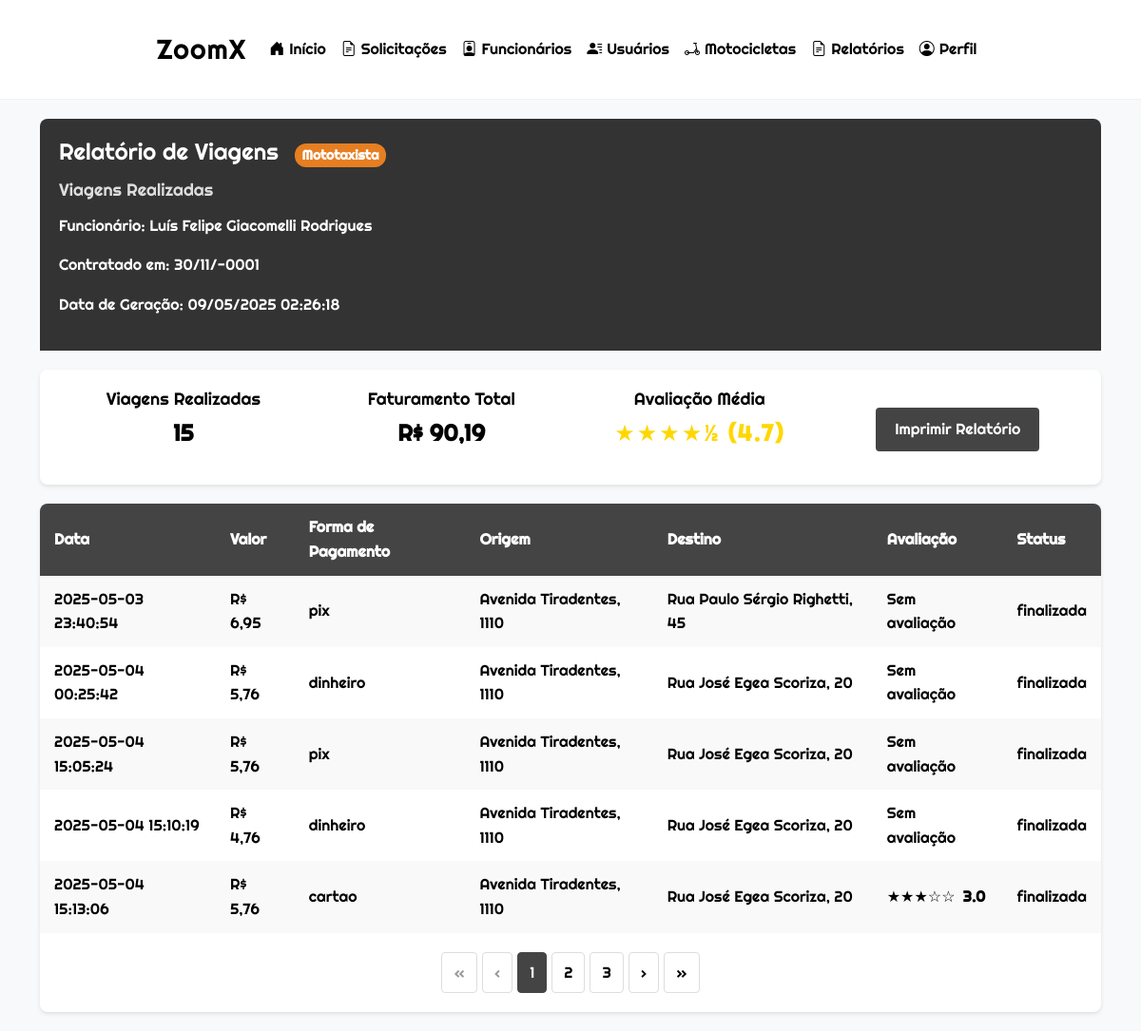
The app's page /admin/funcionarios/quantidade_viagens.php?id=2 with its own data.
### tables this page shows
CREATE TABLE `funcionarios` (
  `fun_codigo` int(11) NOT NULL,
  `fun_nome` varchar(255) NOT NULL,
  `fun_email` varchar(255) NOT NULL,
  `fun_telefone` varchar(15) NOT NULL,
  `fun_data_contratacao` date NOT NULL,
  `fun_cnh` varchar(20) DEFAULT NULL,
  `fun_ativo` tinyint(1) NOT NULL DEFAULT 1,
  `fun_senha` varchar(255) NOT NULL,
  `fun_cargo` varchar(100) NOT NULL
);

CREATE TABLE `viagens` (
  `via_codigo` int(11) NOT NULL,
  `fun_codigo` int(11) NOT NULL,
  `sol_codigo` int(11) NOT NULL,
  `usu_codigo` int(11) NOT NULL,
  `via_origem` varchar(255) NOT NULL,
  `via_destino` varchar(255) NOT NULL,
  `via_valor` decimal(10,2) NOT NULL,
  `via_formapagamento` varchar(50) NOT NULL,
  `via_data` datetime NOT NULL,
  `via_servico` varchar(50) NOT NULL,
  `via_status` varchar(50) NOT NULL,
  `via_observacoes` varchar(1000) DEFAULT NULL
);

CREATE TABLE `avaliacoes` (
  `ava_codigo` int(11) NOT NULL,
  `usu_codigo` int(11) NOT NULL,
  `via_codigo` int(11) NOT NULL,
  `ava_nota` tinyint(4) NOT NULL CHECK (`ava_nota` between 1 and 5),
  `ava_comentario` text DEFAULT NULL,
  `ava_data_avaliacao` datetime DEFAULT current_timestamp()
);

### admin/funcionarios/quantidade_viagens.php (the view, shortened to what this page needs)
<?php
$conexao = conexao::getInstance();
$id = isset($_GET['id']) ? (int) $_GET['id'] : null;
$sqlFuncionario = "SELECT fun_nome, fun_cargo FROM funcionarios WHERE fun_codigo = :id";
$stmt = $conexao->prepare($sqlFuncionario);
$stmt->bindParam(':id', $id, PDO::PARAM_INT);
$stmt->execute();
$funcionario = $stmt->fetch(PDO::FETCH_ASSOC);
if ($funcionario['fun_cargo'] == 'Atendente') {
    $sqlQuantidade = "SELECT COUNT(*) as quantidade FROM viagens WHERE ate_codigo = :id AND via_status = 'finalizada'";
    $sqlInformacoes = "
        SELECT v.*, a.ava_nota, a.ava_comentario
        FROM viagens v
        LEFT JOIN avaliacoes a ON v.via_codigo = a.via_codigo
        WHERE v.ate_codigo = :id AND v.via_status = 'finalizada'
    ";
    $sqlMedia = "SELECT AVG(ava_nota) as media FROM avaliacoes a
                 JOIN viagens v ON a.via_codigo = v.via_codigo
                 WHERE v.ate_codigo = :id";
    $tipoRelatorio = "Viagens Gerenciadas";
} else {
    $sqlQuantidade = "SELECT COUNT(*) as quantidade FROM viagens WHERE fun_codigo = :id AND via_status = 'finalizada'";
    $sqlInformacoes = "
        SELECT v.*, a.ava_nota, a.ava_comentario
        FROM viagens v
        LEFT JOIN avaliacoes a ON v.via_codigo = a.via_codigo
        WHERE v.fun_codigo = :id AND v.via_status = 'finalizada'
    ";
    $sqlMedia = "SELECT AVG(ava_nota) as media FROM avaliacoes a
                 JOIN viagens v ON a.via_codigo = v.via_codigo
                 WHERE v.fun_codigo = :id";
    $tipoRelatorio = "Viagens Realizadas";
}
$stmt = $conexao->prepare($sqlQuantidade);
$stmt->bindParam(':id', $id, PDO::PARAM_INT);
$stmt->execute();
$resultado = $stmt->fetch(PDO::FETCH_ASSOC);
$stmt = $conexao->prepare($sqlInformacoes);
$stmt->bindParam(':id', $id, PDO::PARAM_INT);
$stmt->execute();
$viagens = $stmt->fetchAll(PDO::FETCH_ASSOC);
$stmt = $conexao->prepare($sqlMedia);
$stmt->bindParam(':id', $id, PDO::PARAM_INT);
$stmt->execute();
$media = $stmt->fetch(PDO::FETCH_ASSOC);
$pagina = isset($_GET['page']) ? (int)$_GET['page'] : 1;
$porPagina = 5;
$offset = ($pagina - 1) * $porPagina;
$sqlInformacoes .= " LIMIT :limit OFFSET :offset";
$sqlTotal = ($funcionario['fun_cargo'] == 'Atendente')
    ? "SELECT COUNT(*) as total FROM viagens WHERE ate_codigo = :id AND via_status = 'finalizada'"
    : "SELECT COUNT(*) as total FROM viagens WHERE fun_codigo = :id AND via_status = 'finalizada'";
$stmt = $conexao->prepare($sqlTotal);
$stmt->bindParam(':id', $id, PDO::PARAM_INT);
$stmt->execute();
$totalViagens = $stmt->fetch(PDO::FETCH_ASSOC)['total'];
$totalPaginas = ceil($totalViagens / $porPagina);
$stmt = $conexao->prepare($sqlInformacoes);
$stmt->bindParam(':id', $id, PDO::PARAM_INT);
$stmt->bindValue(':limit', $porPagina, PDO::PARAM_INT);
$stmt->bindValue(':offset', $offset, PDO::PARAM_INT);
$stmt->execute();
$viagens = $stmt->fetchAll(PDO::FETCH_ASSOC);
?>
<!DOCTYPE html>
<html lang="pt-BR">
<head>
</head>
<body>
    <?php include '../../components/header_admin.php'; ?>
    <div class="container">
        <div class="report-header">
            <h1 class="report-title">Relatório de Viagens
                <span class="role-badge <?= ($funcionario['fun_cargo'] == 'Atendente') ? 'atendente-badge' : 'mototaxista-badge' ?>">
                    <?= ucfirst($funcionario['fun_cargo']) ?>
                </span>
            </h1>
            <p class="report-subtitle"><?= $tipoRelatorio ?></p>
            <p>Funcionário: <?php echo htmlspecialchars($funcionario['fun_nome']); ?></p>
            <p>Contratado em:
                <?php
                $sqlContratado = "SELECT fun_data_contratacao FROM funcionarios WHERE fun_codigo = :id";
                $stmt = $conexao->prepare($sqlContratado);
                $stmt->bindParam(':id', $id, PDO::PARAM_INT);
                $stmt->execute();
                $contratado = $stmt->fetch(PDO::FETCH_ASSOC);
                echo date('d/m/Y', strtotime($contratado['fun_data_contratacao']));
                ?>
            </p>
            <p>Data de Geração: <?php echo date('d/m/Y H:i:s'); ?></p>
        </div>
        <div class="report-summary">
            <div class="summary-item">
                <h3><?= ($funcionario['fun_cargo'] == 'Atendente') ? 'Viagens Gerenciadas' : 'Viagens Realizadas' ?></h3>
                <p><?php echo $resultado['quantidade']; ?></p>
            </div>
            <div class="summary-item">
                <h3>Faturamento Total</h3>
                <p>
                    <?php
                    $sqlFaturamento = ($funcionario['fun_cargo'] == 'Atendente')
                        ? "SELECT SUM(via_valor) as faturamento FROM viagens WHERE ate_codigo = :id AND via_status = 'finalizada'"
                        : "SELECT SUM(via_valor) as faturamento FROM viagens WHERE fun_codigo = :id AND via_status = 'finalizada'";
                    $stmt = $conexao->prepare($sqlFaturamento);
                    $stmt->bindParam(':id', $id, PDO::PARAM_INT);
                    $stmt->execute();
                    $faturamento = $stmt->fetch(PDO::FETCH_ASSOC);
                    echo "R$ " . number_format($faturamento['faturamento'], 2, ',', '.');
                    ?>
                </p>
            </div>
            <div class="summary-item">
                <h3>Avaliação Média</h3>
                <div class="stars">
                    <?php
                    if ($media['media']) {
                        $rounded = round($media['media'] * 2) / 2;
                        $fullStars = floor($rounded);
                        $halfStar = ($rounded - $fullStars) > 0;
                        echo str_repeat('★', $fullStars);
                        echo $halfStar ? '½' : '';
                        echo '<span class="rating-value">(' . number_format($media['media'], 1) . ')</span>';
                    } else {
                        echo '☆☆☆☆☆ <span class="rating-value">(N/A)</span>';
                    }
                    ?>
                </div>
            </div>
            <div class="summary-item">
                <button class="print-btn" onclick="window.print()">Imprimir Relatório</button>
            </div>
        </div>
        <div class="table-container">
            <?php if (count($viagens) > 0): ?>
                <table>
                    <thead>
                        <tr>
                            <th>Data</th>
                            <th>Valor</th>
                            <th>Forma de Pagamento</th>
                            <th>Origem</th>
                            <th>Destino</th>
                            <th>Avaliação</th>
                            <th>Status</th>
                        </tr>
                    </thead>
                    <tbody>
                        <?php foreach ($viagens as $viagem): ?>
                            <tr>
                                <td><?php echo htmlspecialchars($viagem['via_data']); ?></td>
                                <td>R$ <?php echo number_format($viagem['via_valor'], 2, ',', '.'); ?></td>
                                <td><?php echo htmlspecialchars($viagem['via_formapagamento']); ?></td>
                                <td><?php echo htmlspecialchars($viagem['via_origem']); ?></td>
                                <td><?php echo htmlspecialchars($viagem['via_destino']); ?></td>
                                <td>
                                    <?php if ($viagem['ava_nota']): ?>
                                        <div class="rating">
                                            <?php
                                            $nota = $viagem['ava_nota'];
                                            echo str_repeat('★', floor($nota));
                                            echo str_repeat('☆', 5 - ceil($nota));
                                            ?>
                                            <span class="rating-value"><?php echo number_format($nota, 1); ?></span>
                                        </div>
                                    <?php else: ?>
                                        Sem avaliação
                                    <?php endif; ?>
                                </td>
                                <td><?php echo htmlspecialchars($viagem['via_status']); ?></td>
                            </tr>
                        <?php endforeach; ?>
                    </tbody>
                </table>
                <?php if ($totalPaginas > 1): ?>
                    <div class="pagination">
                        <?php if ($pagina > 1): ?>
                            <a href="?id=<?= $id ?>&page=1">«</a>
                            <a href="?id=<?= $id ?>&page=<?= $pagina - 1 ?>">‹</a>
                        <?php else: ?>
                            <span class="disabled">«</span>
                            <span class="disabled">‹</span>
                        <?php endif; ?>
                        <?php
                        $inicio = max(1, $pagina - 2);
                        $fim = min($totalPaginas, $pagina + 2);
                        for ($i = $inicio; $i <= $fim; $i++): ?>
                            <a href="?id=<?= $id ?>&page=<?= $i ?>" <?= ($i == $pagina) ? 'class="current"' : '' ?>>
                                <?= $i ?>
                            </a>
                        <?php endfor; ?>
                        <?php if ($pagina < $totalPaginas): ?>
                            <a href="?id=<?= $id ?>&page=<?= $pagina + 1 ?>">›</a>
                            <a href="?id=<?= $id ?>&page=<?= $totalPaginas ?>">»</a>
                        <?php else: ?>
                            <span class="disabled">›</span>
                            <span class="disabled">»</span>
                        <?php endif; ?>
                    </div>
                <?php endif; ?>
            <?php endif; ?>
        </div>
    </div>
</body>
</html>

### records on screen
funcionarios: fun_cargo "Mototaxista", fun_cargo "Viagens Realizadas", fun_nome "Luís Felipe Giacomelli Rodrigues", fun_data_contratacao "30/11/-0001"
viagens: via_data "2025-05-03 23:40:54", via_valor "6,95", via_formapagamento "pix", via_origem "Avenida Tiradentes, 1110", via_destino "Rua Paulo Sérgio Righetti, 45", shows "Sem avaliação", via_status "finalizada"
viagens: via_data "2025-05-04 00:25:42", via_valor "5,76", via_formapagamento "dinheiro", via_origem "Avenida Tiradentes, 1110", via_destino "Rua José Egea Scoriza, 20", shows "Sem avaliação", via_status "finalizada"
viagens: via_data "2025-05-04 15:05:24", via_valor "5,76", via_formapagamento "pix", via_origem "Avenida Tiradentes, 1110", via_destino "Rua José Egea Scoriza, 20", shows "Sem avaliação", via_status "finalizada"
viagens: via_data "2025-05-04 15:10:19", via_valor "4,76", via_formapagamento "dinheiro", via_origem "Avenida Tiradentes, 1110", via_destino "Rua José Egea Scoriza, 20", shows "Sem avaliação", via_status "finalizada"
avaliacoes: via_codigo.via_data "2025-05-04 15:13:06", via_codigo.via_valor "5,76", via_codigo.via_formapagamento "cartao", via_codigo.via_origem "Avenida Tiradentes, 1110", via_codigo.via_destino "Rua José Egea Scoriza, 20", ava_nota "★★★", ava_nota "☆☆", ava_nota "3.0", via_codigo.via_status "finalizada"

### other values on screen
$resultado['quantidade'] "15"
$faturamento['faturamento'] "90,19"
str_repeat('★', $fullStars) "★★★★"
$media['media'] "4.7"
